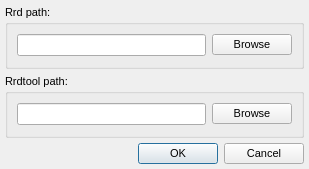
<?xml version="1.0" encoding="UTF-8"?>
<ui version="4.0">
 <class>rrdDialog</class>
 <widget class="QDialog" name="rrdDialog">
  <property name="geometry">
   <rect>
    <x>0</x>
    <y>0</y>
    <width>309</width>
    <height>169</height>
   </rect>
  </property>
  <property name="font">
   <font>
    <pointsize>8</pointsize>
   </font>
  </property>
  <property name="windowTitle">
   <string>Dialog</string>
  </property>
  <property name="sizeGripEnabled">
   <bool>false</bool>
  </property>
  <layout class="QGridLayout" name="gridLayout">
   <property name="leftMargin">
    <number>5</number>
   </property>
   <property name="topMargin">
    <number>5</number>
   </property>
   <property name="rightMargin">
    <number>5</number>
   </property>
   <property name="bottomMargin">
    <number>5</number>
   </property>
   <property name="spacing">
    <number>5</number>
   </property>
   <item row="0" column="0">
    <layout class="QVBoxLayout" name="verticalLayout">
     <property name="spacing">
      <number>5</number>
     </property>
     <item>
      <widget class="QGroupBox" name="rrdPathBox">
       <property name="title">
        <string>Rrd path:</string>
       </property>
       <layout class="QGridLayout" name="gridLayout_2">
        <item row="0" column="0">
         <widget class="QLineEdit" name="rrdPathEdit">
          <property name="minimumSize">
           <size>
            <width>0</width>
            <height>15</height>
           </size>
          </property>
          <property name="baseSize">
           <size>
            <width>0</width>
            <height>15</height>
           </size>
          </property>
         </widget>
        </item>
        <item row="0" column="1">
         <widget class="QPushButton" name="rrdPathButton">
          <property name="text">
           <string>Browse</string>
          </property>
         </widget>
        </item>
       </layout>
      </widget>
     </item>
     <item>
      <widget class="QGroupBox" name="rrdCmdPathBox">
       <property name="title">
        <string>Rrdtool path:</string>
       </property>
       <layout class="QGridLayout" name="gridLayout_3">
        <item row="0" column="0">
         <widget class="QLineEdit" name="rrdCmdPathEdit"/>
        </item>
        <item row="0" column="1">
         <widget class="QPushButton" name="rrdCmdPathButton">
          <property name="text">
           <string>Browse</string>
          </property>
         </widget>
        </item>
       </layout>
       <zorder>rrdPathBox</zorder>
       <zorder>rrdCmdPathButton</zorder>
       <zorder>rrdCmdPathEdit</zorder>
      </widget>
     </item>
     <item>
      <widget class="QDialogButtonBox" name="buttonBox">
       <property name="orientation">
        <enum>Qt::Horizontal</enum>
       </property>
       <property name="standardButtons">
        <set>QDialogButtonBox::Cancel|QDialogButtonBox::Ok</set>
       </property>
      </widget>
     </item>
    </layout>
   </item>
  </layout>
 </widget>
 <resources/>
 <connections>
  <connection>
   <sender>buttonBox</sender>
   <signal>accepted()</signal>
   <receiver>rrdDialog</receiver>
   <slot>accept()</slot>
   <hints>
    <hint type="sourcelabel">
     <x>248</x>
     <y>254</y>
    </hint>
    <hint type="destinationlabel">
     <x>157</x>
     <y>274</y>
    </hint>
   </hints>
  </connection>
  <connection>
   <sender>buttonBox</sender>
   <signal>rejected()</signal>
   <receiver>rrdDialog</receiver>
   <slot>reject()</slot>
   <hints>
    <hint type="sourcelabel">
     <x>316</x>
     <y>260</y>
    </hint>
    <hint type="destinationlabel">
     <x>286</x>
     <y>274</y>
    </hint>
   </hints>
  </connection>
 </connections>
</ui>
